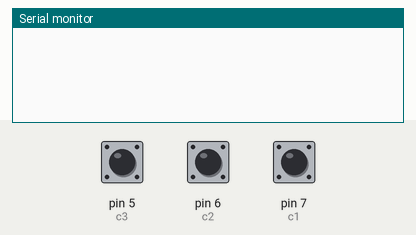
Recording of a sketch running on a simulated Arduino Uno, built with avr-gcc and run on an emulated ATmega328P. Shown: the last lines printed to the serial monitor. Inputs (shaded band) come from the test bench; at power-on: pin 5 (c3) HIGH, pin 6 (c2) HIGH, pin 7 (c1) HIGH.

Above: at 1.2 s.
1.3 s: pin 5 (c3) pulled LOW for 0.15 s
At 2.2 s:
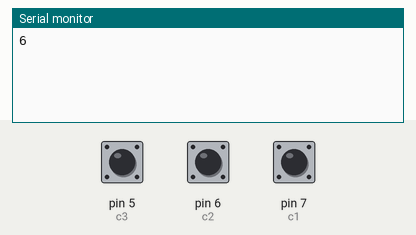
2.9 s: pin 6 (c2) pulled LOW for 0.15 s
At 3.4 s:
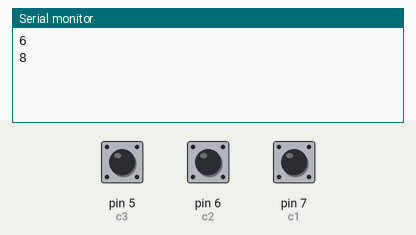
4.5 s: pin 7 (c1) pulled LOW for 0.15 s
At 5.7 s:
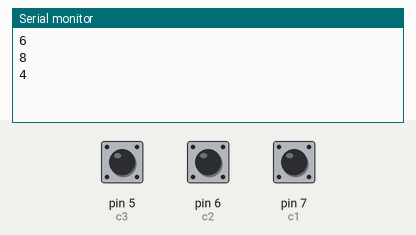
6.1 s: pin 5 (c3) pulled LOW for 1 s
At 7.7 s:
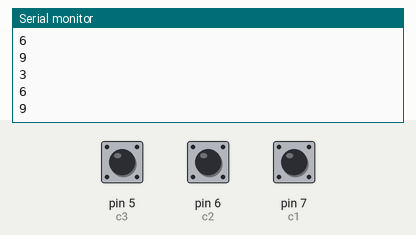
8.6 s: pin 6 (c2) pulled LOW for 1 s
At 10.7 s:
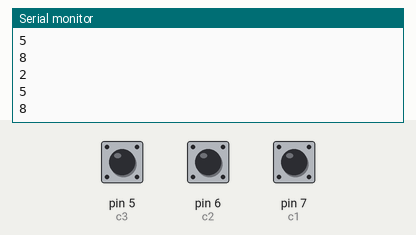
11.1 s: pin 7 (c1) pulled LOW for 1 s
At 12.7 s:
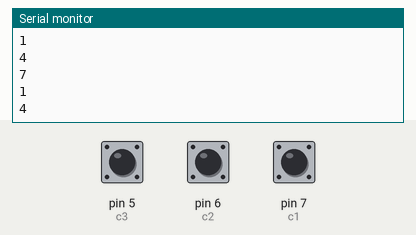
Timing chart, 0 to 14.2 s (numbered marks = the images above; inputs shaded):
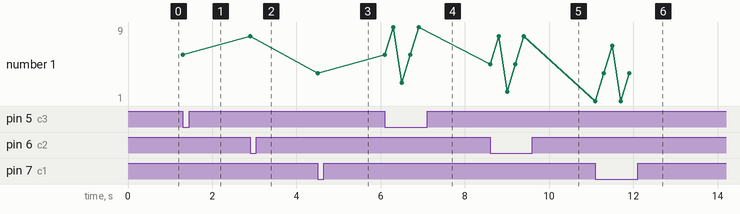

Measured:
- after the input at 1.3 s, the serial monitor: prints a new line at once (image 1)
- after the input at 2.9 s, the serial monitor: prints a new line at once (image 2)
- after the input at 4.5 s, the serial monitor: prints a new line at once (image 3)
- after the input at 6.1 s, the serial monitor: prints a new line at once (image 4)
- after the input at 8.6 s, the serial monitor: prints a new line at once (image 5)
- after the input at 11.1 s, the serial monitor: prints a new line at once (image 6)
- plotted number 1: 6 → 8 after the input at 2.9 s, 8 → 4 after the input at 4.5 s, 4 → 9 after the input at 6.1 s, 9 → 8 after the input at 8.6 s, 8 → 4 after the input at 11.1 s

The sketch:

keypadLCD.ino
```cpp
int r1=4,r2=3,r3=2 ;
int c1=7,c2=6,c3=5  ;

void setup()
{
  pinMode(r1,OUTPUT);  pinMode(r2,OUTPUT);  pinMode(r3,OUTPUT);
  pinMode(c1,INPUT);  pinMode(c2,INPUT);  pinMode(c3,INPUT);
  Serial.begin(9600);
  digitalWrite(c1,HIGH);  digitalWrite(c2,HIGH);  digitalWrite(c3,HIGH);
}

void loop(){
  //Check for ROW1
  digitalWrite(r1,LOW);   digitalWrite(r2,HIGH);  digitalWrite(r3,HIGH);
  if(digitalRead(c1)==LOW){ Serial.println("1"); delay(200);  }
  if(digitalRead(c2)==LOW){ Serial.println("2"); delay(200);  }
  if(digitalRead(c3)==LOW){ Serial.println("3"); delay(200);  }

 digitalWrite(r1,HIGH);   digitalWrite(r2,LOW);  digitalWrite(r3,HIGH);
  if(digitalRead(c1)==LOW){ Serial.println("4"); delay(200);  }
  if(digitalRead(c2)==LOW){ Serial.println("5"); delay(200);  }
  if(digitalRead(c3)==LOW){ Serial.println("6"); delay(200);  }

 digitalWrite(r1,HIGH);   digitalWrite(r2,HIGH);  digitalWrite(r3,LOW);
  if(digitalRead(c1)==LOW){ Serial.println("7"); delay(200);  }
  if(digitalRead(c2)==LOW){ Serial.println("8"); delay(200);  }
  if(digitalRead(c3)==LOW){ Serial.println("9"); delay(200);  }

}
```
